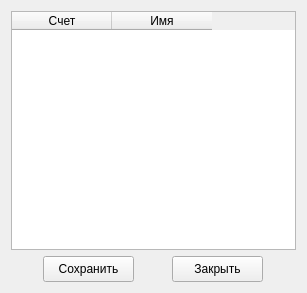
<?xml version="1.0" encoding="UTF-8"?>
<ui version="4.0">
 <class>Record</class>
 <widget class="QWidget" name="Record">
  <property name="geometry">
   <rect>
    <x>0</x>
    <y>0</y>
    <width>307</width>
    <height>293</height>
   </rect>
  </property>
  <property name="windowTitle">
   <string>Рейтинг</string>
  </property>
  <layout class="QVBoxLayout" name="verticalLayout">
   <item>
    <widget class="QTableWidget" name="tableScorse">
     <property name="editTriggers">
      <set>QAbstractItemView::AnyKeyPressed|QAbstractItemView::DoubleClicked|QAbstractItemView::EditKeyPressed</set>
     </property>
     <column>
      <property name="text">
       <string>Счет</string>
      </property>
     </column>
     <column>
      <property name="text">
       <string>Имя</string>
      </property>
     </column>
    </widget>
   </item>
   <item>
    <layout class="QHBoxLayout" name="horizontalLayout">
     <item>
      <widget class="QPushButton" name="save">
       <property name="minimumSize">
        <size>
         <width>91</width>
         <height>26</height>
        </size>
       </property>
       <property name="maximumSize">
        <size>
         <width>91</width>
         <height>26</height>
        </size>
       </property>
       <property name="text">
        <string>Сохранить</string>
       </property>
      </widget>
     </item>
     <item>
      <widget class="QPushButton" name="exit">
       <property name="minimumSize">
        <size>
         <width>91</width>
         <height>26</height>
        </size>
       </property>
       <property name="maximumSize">
        <size>
         <width>91</width>
         <height>26</height>
        </size>
       </property>
       <property name="text">
        <string>Закрыть</string>
       </property>
      </widget>
     </item>
    </layout>
   </item>
  </layout>
 </widget>
 <resources/>
 <connections/>
</ui>
